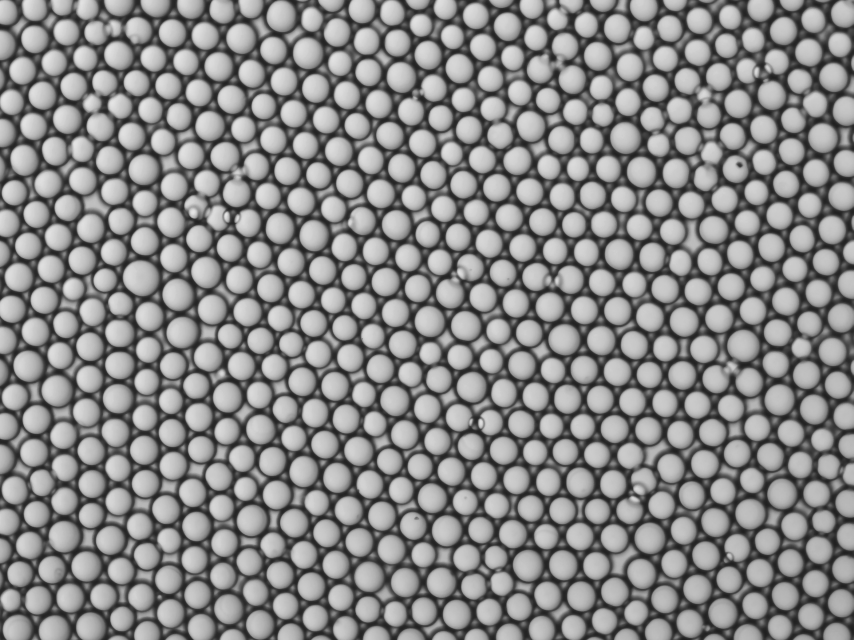
#> input picture test2/pic1.jpg, 2560 x 1920 px (shown at 1/3 size); its folder holds only this picture in this run
$ python -i Detection.py   (imports and definitions only)
#> lines starting #> are read from the running program, lines starting #| are printed output that depends on the picture; after the words box and inside, x2 and y2 are one past the last pixel; in counts of white or black regions, pixels touching at a corner belong together
import cv2
import numpy as np
from numpy import inf
from .Fluoresence import Image_Data_Convert
from .Tools import Debug_Image

#@title Detect Functions

#@title Detection Improve
#################################################|##############################
# [322 lines left out: functions Circle_Finder_Improve, Drops_Color, Color_Detection, Circle_Finder, Blob_Detect, Accuracy_Outline and 3 more, not called in this run]

>>> import cv2
>>> picture = cv2.imread('../test2/pic1.jpg', cv2.IMREAD_GRAYSCALE)
#> picture is the input picture: shape (1920, 2560); min 29, max 229, mean 135.7
>>> result = get_contours(picture)
#> in get_contours, `threshold = cv2.threshold(c_image,0,255,cv2.THRESH_BINARY|cv2.THRESH_O..`:
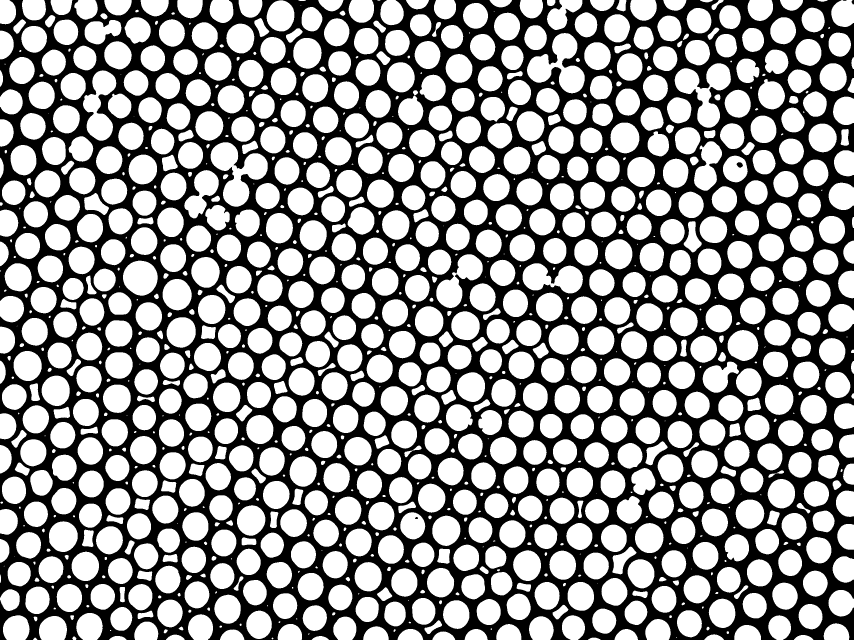
#> threshold: shape (1920, 2560) (shown at 1/3 size); 58.4% white; 5 black regions
#> in get_contours, `contours = cv2.findContours(threshold, cv2.RETR_EXTERNAL, cv2.CHAIN_AP..`: contours = 1229 contours, 171 with area under 20; largest, box (x1, y1, x2, y2) and area: (632, 427, 803, 620) 15707, (1581, 99, 1754, 280) 14904, (2024, 190, 2193, 383) 14324, (249, 211, 349, 422) 11206, (1568, 790, 1749, 880) 10260
#> result has the same summary as contours in get_contours
